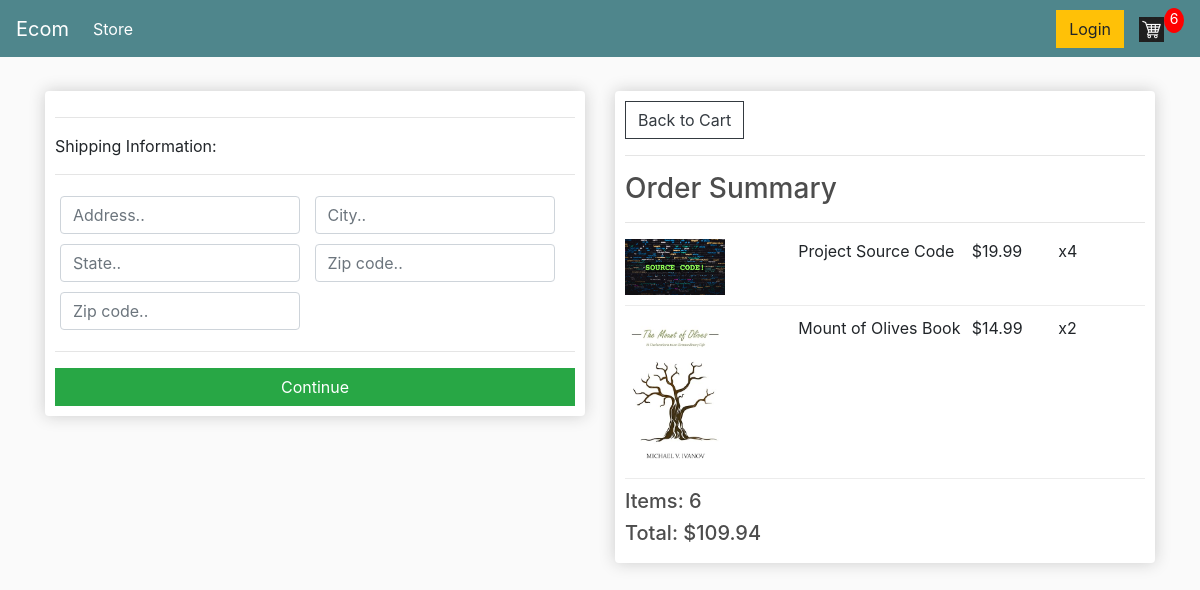
The app's page /checkout/ (signed in), older data.
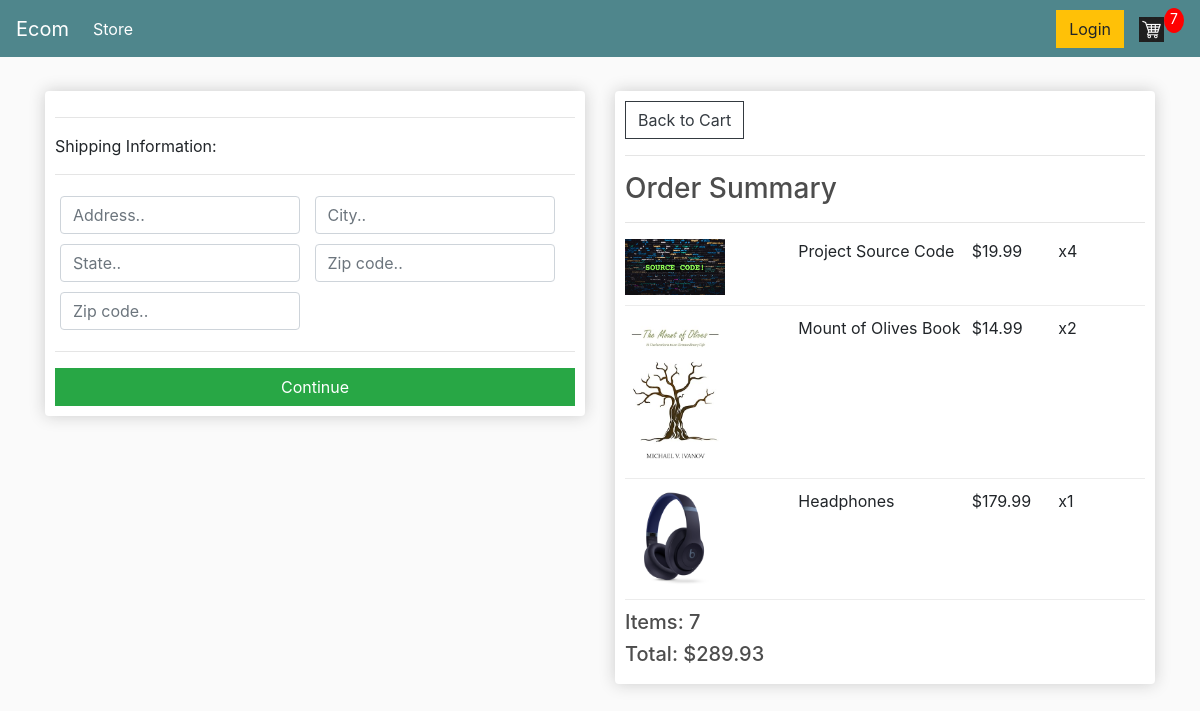
The same page, newer data.
### store/models.py (models this page shows, shortened)
class OrderItem(models.Model):
    product = models.ForeignKey(Product, on_delete = models.SET_NULL, null = True)
    order = models.ForeignKey(Order, on_delete=models.SET_NULL, null=True)
    quantity = models.IntegerField(default=0,null=True, blank=True)
    date_added = models.DateTimeField(auto_now_add=True)
    @property
    def get_total(self):
        total = self.product.price * self.quantity
        return total

class Product(models.Model):
    name = models.CharField(max_length=60)
    price = models.DecimalField(max_digits=8,decimal_places=2)
    digital = models.BooleanField(default=False, null=True, blank = True)
    image = models.ImageField(null = True, blank = True)
    @property
    def ImageURL(self):
        try:
            url = self.image.url
        except:
            url = ''
        return url

class Order(models.Model):
    customer = models.ForeignKey(Customer, on_delete=models.SET_NULL, null = True, blank = True)
    date_ordered = models.DateTimeField(auto_now_add= True)
    complete = models.BooleanField(default = False)
    transaction_id = models.CharField(max_length = 100, null=True)
    @property
    def shipping(self):
        shipping = False
        items = self.orderitem_set.all()
        for i in items:
            if i.product.digital == False:
                shipping = True
        return shipping
    @property
    def get_cart_total(self):
        orderitems = self.orderitem_set.all()
        total = sum([item.get_total for item in orderitems])
        return total
    @property
    def get_cart_items(self):
        orderitems = self.orderitem_set.all()
        total_count = sum([item.quantity for item in orderitems])
        return total_count

### store/views.py (the view)
# urls.py: path('checkout/', views.checkout, name="checkout"),
@csrf_exempt
def checkout(request):
    Data = cartData(request)
    items = Data['items']
    order = Data['order']
    cartItems = Data['cartItems']
    context= {'items':items, 'order':order,'cartItems':cartItems}
    return render(request,'store/checkout.html',context)

### store/utils.py (called while the page is built)
def cartData(request):
    if request.user.is_authenticated:
        customer = request.user.customer
        order,created = Order.objects.get_or_create(customer=customer,complete= False)
        items = order.orderitem_set.all()
        cartItems = order.get_cart_items
    else:
        cookieData = cookieCart(request)
        items = cookieData['items']
        order = cookieData['order']
        cartItems = cookieData['cartItems']
    return {'items':items, 'order':order, 'cartItems':cartItems}

### store/templates/store/checkout.html (shortened to what this page needs)
{% extends 'store/main.html' %}
{% load static %}
{% block content %}
     <div class="row">
		<div class="col-lg-6">
			<div class="box-element" id="form-wrapper">
				<form id="form">
					<div id="shipping-info">
						<hr>
						<p>Shipping Information:</p>
						<hr>
						<div class="form-field">
							<input class="form-control" type="text" name="address" placeholder="Address..">
						</div>
						<div class="form-field">
							<input class="form-control" type="text" name="city" placeholder="City..">
						</div>
						<div class="form-field">
							<input class="form-control" type="text" name="state" placeholder="State..">
						</div>
						<div class="form-field">
							<input class="form-control" type="text" name="zipcode" placeholder="Zip code..">
						</div>
						<div class="form-field">
							<input class="form-control" type="text" name="country" placeholder="Zip code..">
						</div>
					</div>
					<hr>
					<input id="form-button" class="btn btn-success btn-block" type="submit" value="Continue">
				</form>
			</div>
			<br>
		</div>
		<div class="col-lg-6">
			<div class="box-element">
				<a  class="btn btn-outline-dark" href="{% url 'cart' %}"> Back to Cart</a>
				<hr>
				<h3>Order Summary</h3>
				<hr>
				{% for item in items %}
				<div class="cart-row">
					<div style="flex:2"><img class="row-image" src="{{ item.product.ImageURL }}"></div>
					<div style="flex:2"><p>{{item.product.name}}</p></div>
					<div style="flex:1"><p>${{item.product.price|floatformat:2}}</p></div>
					<div style="flex:1"><p>x{{item.quantity}}</p></div>
				</div>
				{% endfor %}
				<h5>Items:   {{order.get_cart_items}}</h5>
				<h5>Total:   ${{order.get_cart_total|floatformat:2}}</h5>
			</div>
		</div>
	</div>
{% endblock content %}

### store/templates/store/main.html (shortened to what this page needs)
<!DOCTYPE html>
{% load static %}
<html>
<head>
	<link rel="stylesheet" href="https://stackpath.bootstrapcdn.com/bootstrap/4.4.1/css/bootstrap.min.css">
	<link rel="stylesheet" type="text/css" href="{% static 'css/main.css' %}">
</head>
<body>
	<nav class="navbar navbar-expand-lg navbar-dark bg-dark">
	  <a class="navbar-brand" href="{% url 'store' %}">Ecom</a>
	  <div class="collapse navbar-collapse" id="navbarSupportedContent">
	    <ul class="navbar-nav mr-auto">
	      <li class="nav-item active">
	        <a class="nav-link" href="{% url 'store' %}">Store <span class="sr-only">(current)</span></a>
	      </li>
	    </ul>
	    <div class="form-inline my-2 my-lg-0">
	     	<a href="#"class="btn btn-warning">Login</a>
	     	<a href="{% url 'cart' %}">
	    		<img  id="cart-icon" src="{% static 'images/cart.png' %}">
	    	</a>
	    	<p id="cart-total">{{ cartItems }}</p>
	    </div>
	  </div>
	</nav>
     <div class="container">
            <br>
            {% block content %}
            {% endblock content %}
         </div>
</body>
</html>

### static/css/main.css (style rules this page uses)
body { background-color: hsl(0, 0%, 98%); }
h1,h2,h3,h4,h5,h6 { color:hsl(0, 0%, 30%); }
.box-element { box-shadow:hsl(0, 0%, 80%) 0 0 16px; background-color: #fff; border-radius: 4px; padding: 10px; }
.bg-dark { background-color: #4f868c!important; }
#cart-icon { width:25px; display: inline-block; margin-left: 15px; }
#cart-total { display: block; text-align: center; color:#fff; background-color: red; width: 20px; height: 25px; border-radius: 50%; font-size: 14px; }
.col-lg-4, .col-lg-6, .col-lg-8, .col-lg-12 { margin-top: 10px; }
.btn { border-radius: 0; }
.row-image { width: 100px; }
.form-field { width:250px; display: inline-block; padding: 5px; }
.cart-row { display: flex; align-items: flex-stretch; padding-bottom: 10px; margin-bottom: 10px; border-bottom: 1px solid #ececec; }

Row changes from the older to the newer data that the page shows:
added OrderItem: product.ImageURL (picture), product.name "Headphones", product.price "179.99", quantity "1"
changed Order: get_cart_items "6" → "7"; get_cart_total "109.94" → "289.93"
Text that changed along with them:
{{ cartItems }}: "6" → "7"
